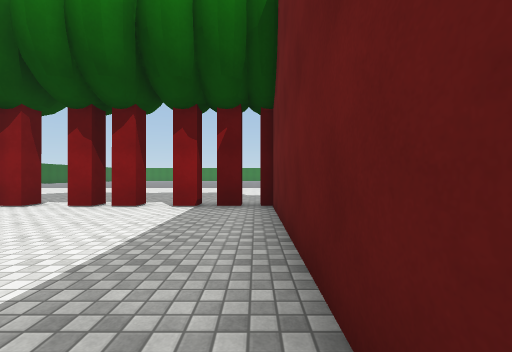
view 1 (above)

24 first-person views from a walk through a scene from a Unity 3-D project. The camera is 1.3 m above the floor, looks level and sees 90° across. The floor is counted in squares, 2 m on a side. Each view is taken from the middle of a square. On the plan, view 1 faces up. The plan holds only what a view shows up to about 9 squares ahead; the rest is blank. The place goes on beyond the plan. The player character is not drawn. Surface patterns are stand-ins for the level's own textures.

view 2
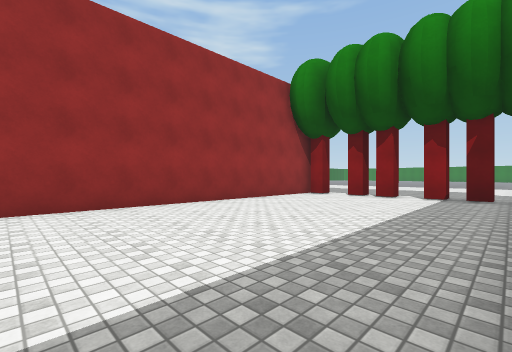

view 3
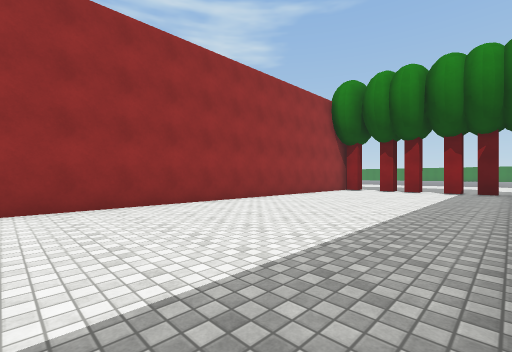

view 4
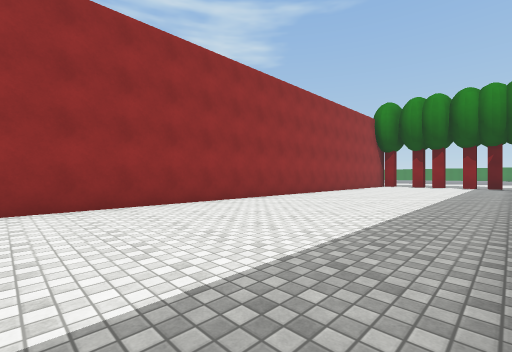

view 5
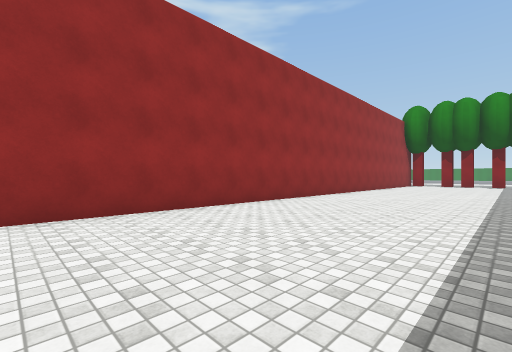

view 6
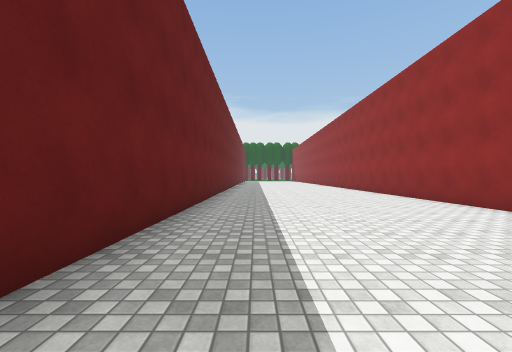

view 7
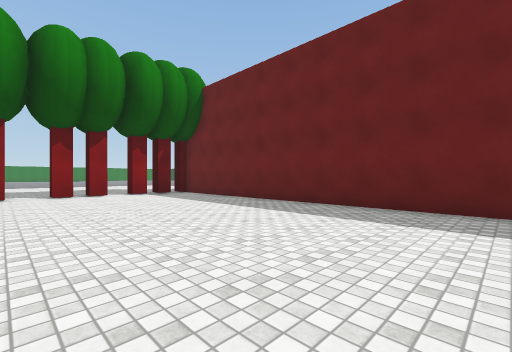

view 8
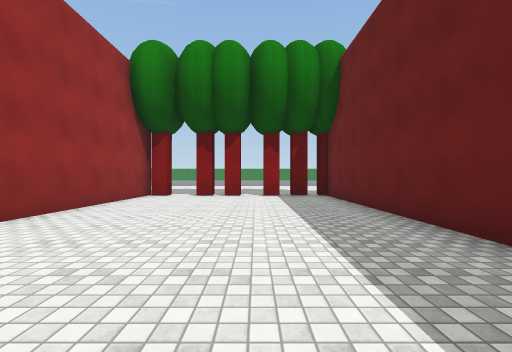

view 9
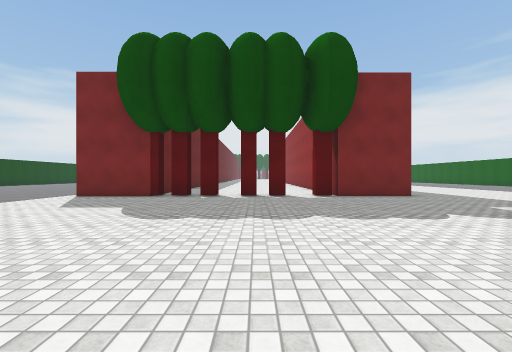

view 10
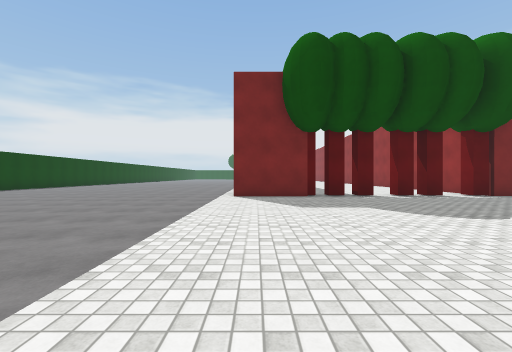

view 11
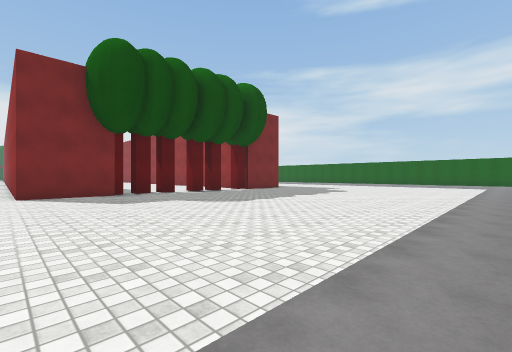

view 12
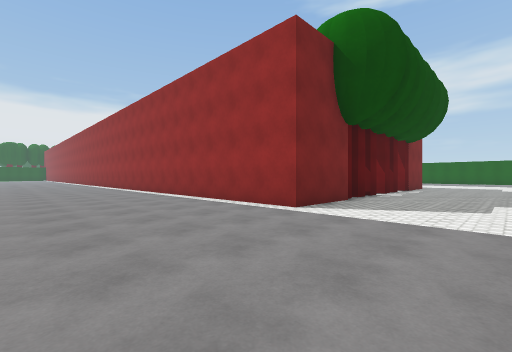

view 13
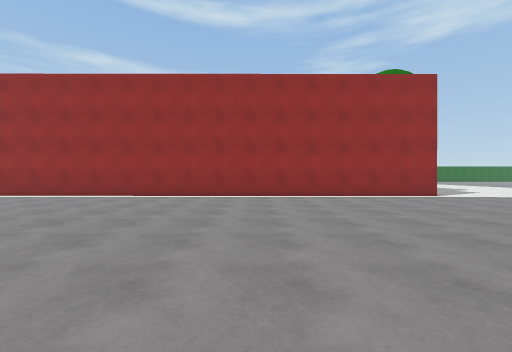

view 14
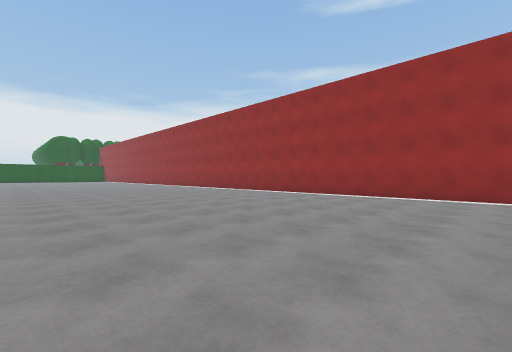

view 15
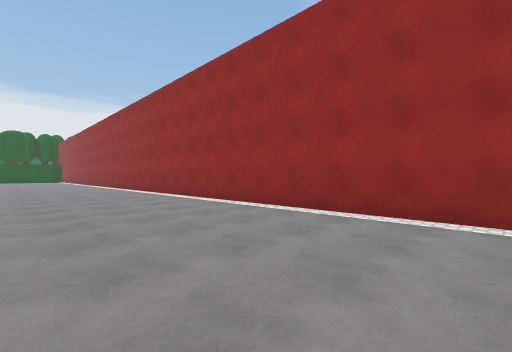

view 16
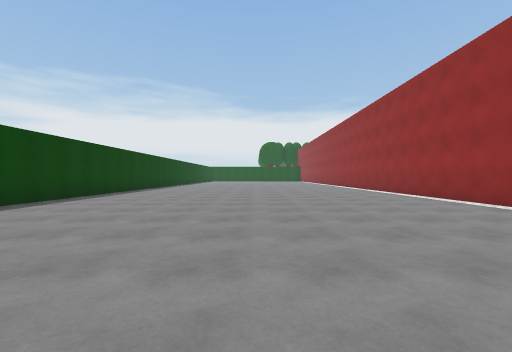

view 17
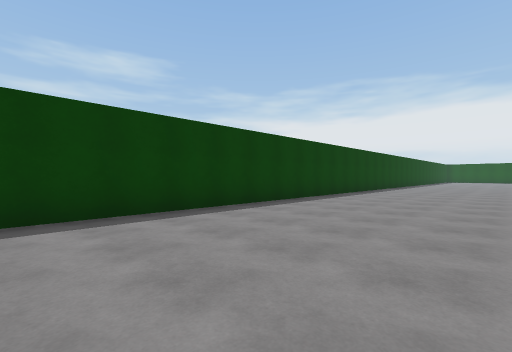

view 18
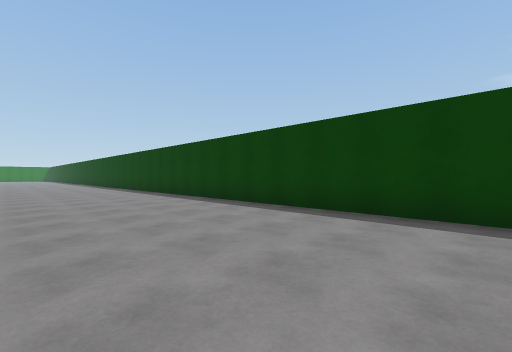

view 19
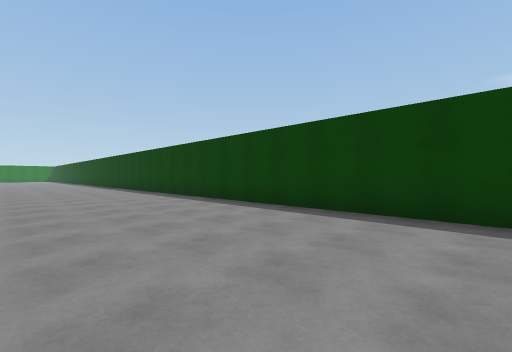

view 20
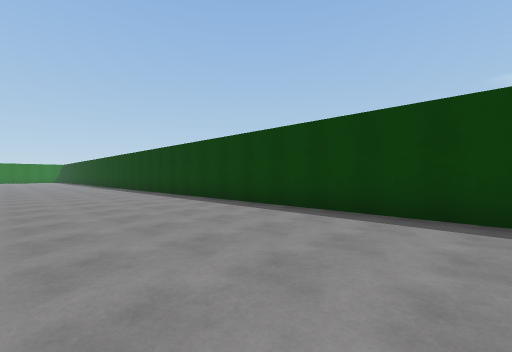

view 21
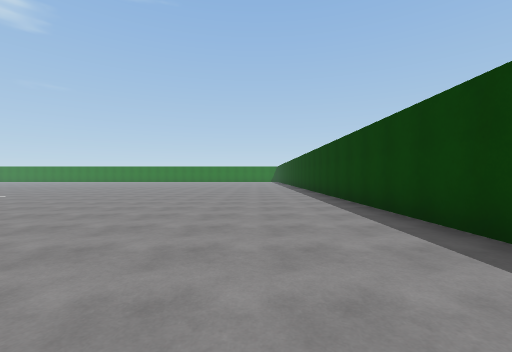

view 22
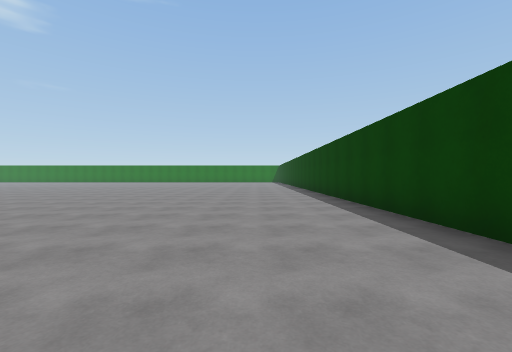

view 23
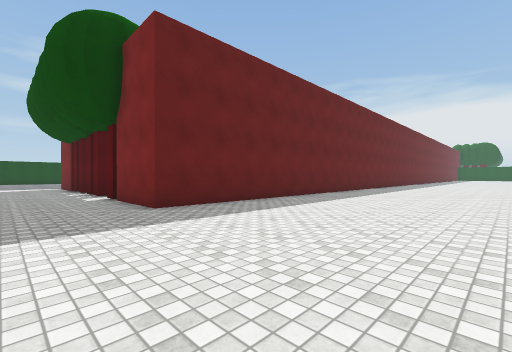

view 24
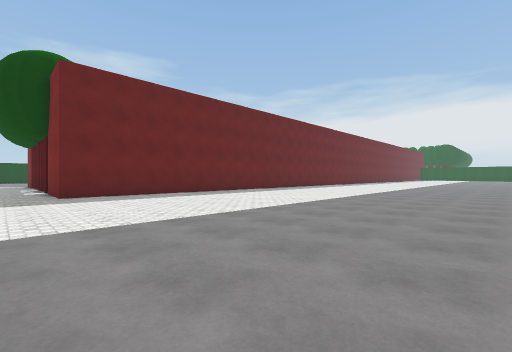

### Floor plan
Points are (right, up) in squares from view 1. A wall is a line through its corners. A room is listed if a view was taken in it or the views show most of it. See-through windows are left out.
Room 1 (views 1, 2, 3, 4, 5, 6, 7, 8)
walls: (-3.4, 5.4) (-4, 5.4); (-2.5, 5.4) (-3, 5.4); (-4.9, 5.4) (-5.5, 5.4); (0.4, -13) (0.4, 5.4); (-0.3, 5.4) (-0.8, 5.4); (-5.6, 5.9) (-5.6, -13)
ways out: opening at (-1.5, 6) to room 2; gap at (-4, 6) to room 2
Room 2 (views 9, 10, 11, 12, 13, 14, 15, 16, 17, 18, 19, 20, 21, 22, 23, 24)
walls: (-3, 5.9) (-2.5, 5.9) (-2.5, 5.4); (-0.8, 5.4) (-0.8, 5.9) (-0.3, 5.9); (-4, 5.9) (-3.4, 5.9) (-3.4, 5.4); (0.1, 5.4) (0.1, 5.9) (2.7, 5.9) (2.7, -13); (-8, 0.2) (-8, 5.9) (-4.9, 5.9); (13.5, -13) (13.5, 15.5)
ways out: opening at (-1.5, 6) to room 1; gap at (-4, 6) to room 1

Where each view was taken, in squares from view 1:
view 1: 0 up, 0 right, facing up
view 2: 3 down, 0 right, facing up-left
view 3: 6 down, 0 right, facing up-left
view 4: 11 down, 0 right, facing up-left
view 5: 13 down, 1 left, facing up-left
view 6: 4 down, 1 left, facing down
view 7: 4 down, 5 left, facing up-right
view 8: 3 down, 2 left, facing up
view 9: 14 up, 3 left, facing down
view 10: 14 up, 2 right, facing down
view 11: 15 up, 3 right, facing down-left
view 12: 9 up, 7 right, facing down-left
view 13: 0 up, 11 right, facing left
view 14: 2 down, 11 right, facing down-left
view 15: 3 down, 7 right, facing down-left
view 16: 4 down, 8 right, facing down
view 17: 4 down, 9 right, facing down-right
view 18: 6 down, 9 right, facing up-right
view 19: 2 down, 9 right, facing up-right
view 20: 4 up, 9 right, facing up-right
view 21: 6 up, 11 right, facing up
view 22: 8 up, 11 right, facing up
view 23: 8 up, 13 left, facing down-right
view 24: 7 up, 17 left, facing down-right
